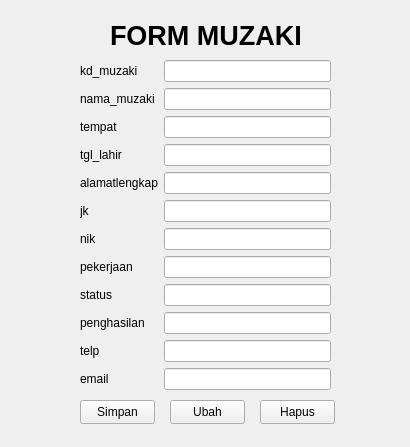
<?xml version="1.0" encoding="UTF-8"?>
<ui version="4.0">
 <class>Form</class>
 <widget class="QWidget" name="Form">
  <property name="geometry">
   <rect>
    <x>0</x>
    <y>0</y>
    <width>410</width>
    <height>447</height>
   </rect>
  </property>
  <property name="windowTitle">
   <string>Form</string>
  </property>
  <widget class="QWidget" name="formLayoutWidget">
   <property name="geometry">
    <rect>
     <x>80</x>
     <y>60</y>
     <width>251</width>
     <height>331</height>
    </rect>
   </property>
   <layout class="QFormLayout" name="formLayout">
    <item row="0" column="0">
     <widget class="QLabel" name="kd_muzakiLabel">
      <property name="text">
       <string>kd_muzaki</string>
      </property>
     </widget>
    </item>
    <item row="0" column="1">
     <widget class="QLineEdit" name="kd_muzakiLineEdit"/>
    </item>
    <item row="1" column="0">
     <widget class="QLabel" name="nama_muzakiLabel">
      <property name="text">
       <string>nama_muzaki</string>
      </property>
     </widget>
    </item>
    <item row="1" column="1">
     <widget class="QLineEdit" name="nama_muzakiLineEdit"/>
    </item>
    <item row="2" column="0">
     <widget class="QLabel" name="tempatLabel">
      <property name="text">
       <string>tempat</string>
      </property>
     </widget>
    </item>
    <item row="2" column="1">
     <widget class="QLineEdit" name="tempatLineEdit"/>
    </item>
    <item row="3" column="0">
     <widget class="QLabel" name="tgl_lahirLabel">
      <property name="text">
       <string>tgl_lahir</string>
      </property>
     </widget>
    </item>
    <item row="3" column="1">
     <widget class="QLineEdit" name="tgl_lahirLineEdit"/>
    </item>
    <item row="4" column="0">
     <widget class="QLabel" name="alamatlengkapLabel">
      <property name="text">
       <string>alamatlengkap</string>
      </property>
     </widget>
    </item>
    <item row="4" column="1">
     <widget class="QLineEdit" name="alamatlengkapLineEdit"/>
    </item>
    <item row="5" column="0">
     <widget class="QLabel" name="jkLabel">
      <property name="text">
       <string>jk</string>
      </property>
     </widget>
    </item>
    <item row="5" column="1">
     <widget class="QLineEdit" name="jkLineEdit"/>
    </item>
    <item row="6" column="0">
     <widget class="QLabel" name="nikLabel">
      <property name="text">
       <string>nik</string>
      </property>
     </widget>
    </item>
    <item row="6" column="1">
     <widget class="QLineEdit" name="nikLineEdit"/>
    </item>
    <item row="7" column="0">
     <widget class="QLabel" name="pekerjaanLabel">
      <property name="text">
       <string>pekerjaan</string>
      </property>
     </widget>
    </item>
    <item row="7" column="1">
     <widget class="QLineEdit" name="pekerjaanLineEdit"/>
    </item>
    <item row="8" column="0">
     <widget class="QLabel" name="statusLabel">
      <property name="text">
       <string>status</string>
      </property>
     </widget>
    </item>
    <item row="8" column="1">
     <widget class="QLineEdit" name="statusLineEdit"/>
    </item>
    <item row="9" column="0">
     <widget class="QLabel" name="penghasilanLabel">
      <property name="text">
       <string>penghasilan</string>
      </property>
     </widget>
    </item>
    <item row="9" column="1">
     <widget class="QLineEdit" name="penghasilanLineEdit"/>
    </item>
    <item row="10" column="0">
     <widget class="QLabel" name="telpLabel">
      <property name="text">
       <string>telp</string>
      </property>
     </widget>
    </item>
    <item row="10" column="1">
     <widget class="QLineEdit" name="telpLineEdit"/>
    </item>
    <item row="11" column="0">
     <widget class="QLabel" name="emailLabel">
      <property name="text">
       <string>email</string>
      </property>
     </widget>
    </item>
    <item row="11" column="1">
     <widget class="QLineEdit" name="emailLineEdit"/>
    </item>
   </layout>
  </widget>
  <widget class="QPushButton" name="pushButton">
   <property name="geometry">
    <rect>
     <x>80</x>
     <y>400</y>
     <width>75</width>
     <height>24</height>
    </rect>
   </property>
   <property name="text">
    <string>Simpan</string>
   </property>
  </widget>
  <widget class="QPushButton" name="pushButton_2">
   <property name="geometry">
    <rect>
     <x>170</x>
     <y>400</y>
     <width>75</width>
     <height>24</height>
    </rect>
   </property>
   <property name="text">
    <string>Ubah</string>
   </property>
  </widget>
  <widget class="QPushButton" name="pushButton_3">
   <property name="geometry">
    <rect>
     <x>260</x>
     <y>400</y>
     <width>75</width>
     <height>24</height>
    </rect>
   </property>
   <property name="text">
    <string>Hapus</string>
   </property>
  </widget>
  <widget class="QLabel" name="label">
   <property name="geometry">
    <rect>
     <x>110</x>
     <y>20</y>
     <width>191</width>
     <height>31</height>
    </rect>
   </property>
   <property name="font">
    <font>
     <pointsize>20</pointsize>
     <bold>true</bold>
    </font>
   </property>
   <property name="text">
    <string>FORM MUZAKI</string>
   </property>
  </widget>
 </widget>
 <resources/>
 <connections/>
</ui>
